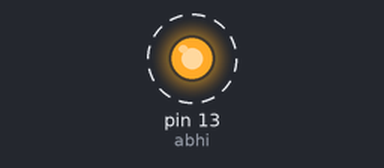
A sketch run on a simulated Arduino Uno, built with avr-gcc and run on an emulated ATmega328P. Shown: output pins drawn as LEDs (lit = HIGH). Dashed ring = blinking.

Above: at 0.5 s.
Timing chart, 0 to 4.6 s (numbered marks = the images above):
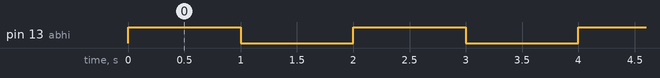

Measured:
- by itself, pin 13 (abhi): alternates HIGH for 1.0 s and LOW for 1.0 s

The sketch:

abhi.ino
```cpp
int abhi=13;

void setup() {
 pinMode(abhi,OUTPUT);
}

void loop() {
  digitalWrite(abhi,1);
  delay(1000);
  digitalWrite(abhi,0);
  delay(1000);

}
```
